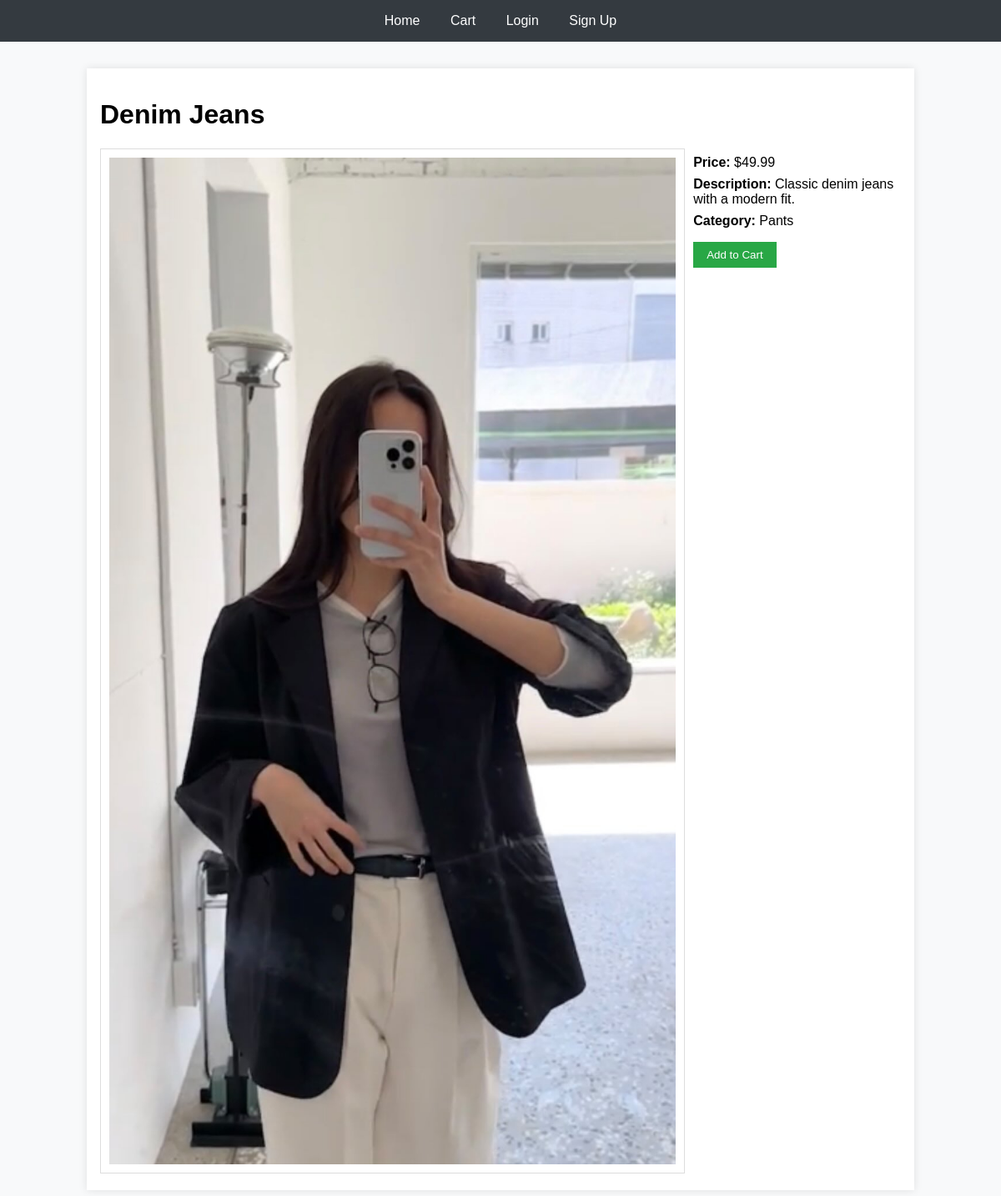
The app's page /product/2 with its own data.
### models.py (models this page shows)
class Product(db.Model):
    id = db.Column(db.Integer, primary_key=True)
    name = db.Column(db.String(100), nullable=False)
    description = db.Column(db.Text, nullable=False)
    price = db.Column(db.Float, nullable=False)
    image = db.Column(db.String(100), nullable=False)
    category = db.Column(db.String(50), nullable=False)

### views/product_views.py (the view)
@bp.route('/product/<int:product_id>')
def product_detail(product_id):
    product = Product.query.get_or_404(product_id)
    form = EmptyForm()
    return render_template('product_detail.html', product=product, form=form)

### templates/product_detail.html (shortened to what this page needs)
{% extends "base.html" %}
{% block content %}
<h1>{{ product.name }}</h1>
<div class="product-detail">
    <div class="product-image">
        <img src="{{ url_for('static', filename='images/' ~ product.image) }}" alt="{{ product.name }}">
    </div>
    <div class="product-info">
        <p><strong>Price:</strong> ${{ product.price }}</p>
        <p><strong>Description:</strong> {{ product.description }}</p>
        <p><strong>Category:</strong> {{ product.category }}</p>
        <form action="{{ url_for('cart.add_to_cart', product_id=product.id) }}" method="post">
            <button type="submit">Add to Cart</button>
        </form>
    </div>
</div>
{% endblock %}

### static/css/styles.css (style rules this page uses)
body { font-family: Arial, sans-serif; margin: 0; padding: 0; background-color: #f8f9fa; }
.product-detail { display: flex; align-items: flex-start; gap: 2rem; margin-top: 1rem; }
.product-image img { max-width: 100%; height: auto; border: 1px solid #ddd; padding: 10px; background-color: #fff; }
.product-info { max-width: 60%; }
.product-info p { margin: 0.5rem 0; }
.product-info form { margin-top: 1rem; }
.product-info button { background-color: #28a745; color: white; padding: 0.5rem 1rem; border: none; cursor: pointer; }

### records on screen
Product: name "Denim Jeans", image (picture), price "49.99", description "Classic denim jeans with a modern fit.", category "Pants"
